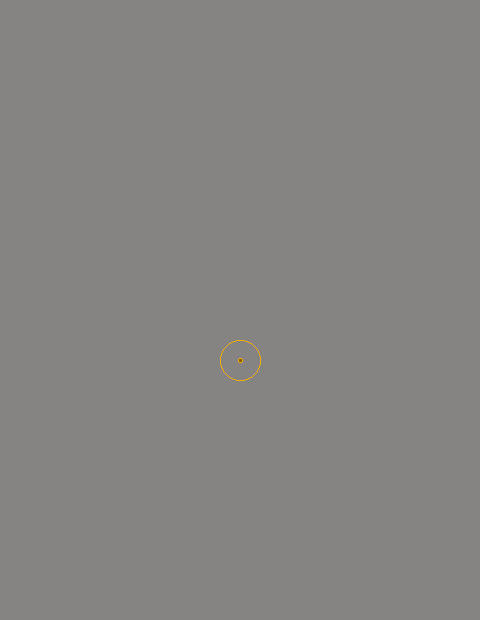
Frame 1 (no input)
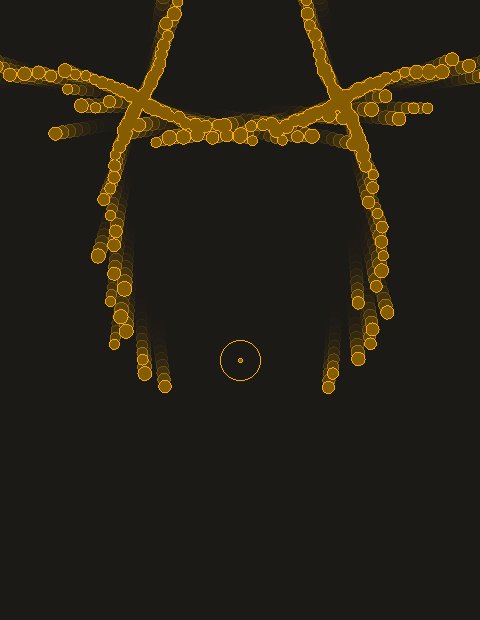
Frame 60 (the mouse pressed at the canvas centre just before this capture)
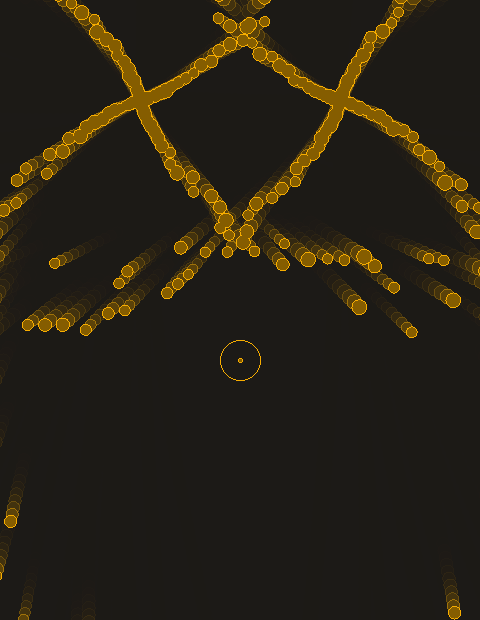
Frame 120 (the mouse held since frame 60 and released just before this capture)

The Processing sketch that drew these frames (run headless with seeded random() and noise(); from frame 60 on, the mouse is pressed at the canvas centre):

// Processing sketch: processing_88869
// ── processing_88869.pde

// Projekt namn: Dodging game
// Name: The nine circles of Bullethell!

float _time_ratio = 1;
boolean _blur_enable = true;
boolean _p_slowdown = true; // Player not immune to time changes!

float tempDir = 0;
float timer = 0;
float shootAt = 1;

ColorControl colors;
Player player;
Projectiles projectiles;

void setup()
{
  size(480, 620);
  frameRate(60);
  noSmooth();
  
  colors = new ColorControl(2);
  player = new Player(width / 2, height / 2 + 50);
  projectiles = new Projectiles();
}

void draw()
{ 
  println("fps: " + str(round(frameRate)) + " time ratio: " + str(_time_ratio)  + " bullets: " + str(projectiles.bullets.size()));
  
  // Movement and collision checking!
  player.move();
  projectiles.moveAll();
  
  // Creation of new projectiles.
  if (_time_ratio > 0)
  {
     if (timer < shootAt)
     {
       timer +=  _time_ratio;
     }
     else
     {
       projectiles.createBullet(width / 2 + 100, 100, 180 + tempDir, 0, random(10, 15), 0.2, ceil(random(6, 7)), random(-0.2, 0.2));
       projectiles.createBullet(width / 2 + 100, 100, 180 + (180 + tempDir), 0, random(10, 15), 0.2, ceil(random(6, 7)), random(-0.2, 0.2));
       projectiles.createBullet(width / 2 + 100, 100, 180 + (90 + tempDir), 0, random(10, 15), 0.2, ceil(random(6, 7)), random(-0.2, 0.2));
       projectiles.createBullet(width / 2 + 100, 100, 180 + (270 + tempDir), 0, random(10, 15), 0.2, ceil(random(6, 7)), random(-0.2, 0.2));
       
       projectiles.createBullet(width / 2 - 100, 100, 180 - tempDir, 0, random(10, 15), 0.2, ceil(random(6, 7)), random(-0.2, 0.2));
       projectiles.createBullet(width / 2 - 100, 100, 180 - (180 + tempDir), 0, random(10, 15), 0.2, ceil(random(6, 7)), random(-0.2, 0.2));
       projectiles.createBullet(width / 2 - 100, 100, 180 - (90 + tempDir), 0, random(10, 15), 0.2, ceil(random(6, 7)), random(-0.2, 0.2));
       projectiles.createBullet(width / 2 - 100, 100, 180 - (270 + tempDir), 0, random(10, 15), 0.2, ceil(random(6, 7)), random(-0.2, 0.2));
       timer = 0;
       tempDir += 1.34;
     }
  }
  
  
  // Changing Color over time!
  colors.step();
  
  // Draw events!
  drawBackground();
  player.draw();
  projectiles.drawAll();
}

void drawBackground()
{
  float opacityRatio = 1;
  pushStyle(); 
  if (_blur_enable)
  {
    opacityRatio = 0.4;
    if (_time_ratio == 0)
    {
      opacityRatio = 0;
    }
  }
  fill(colors.background, opacityRatio * 255);
  noStroke();
  rect(0, 0, width, height);
  popStyle();
}

boolean circleCollision(float x1, float y1, float x2, float y2, float radius1, float radius2)
{
  float distance = dist(x1, y1, x2, y2);
  return radius1/2 + radius2/2 > distance;
}
class Bullet
{
  private float direction;
  private float directionAcc;
  private float speed;
  private float acceleration;
  private float speedLimit;
  private float hitRadius;
  
  private PVector position;
  private PVector velocity;
  private PVector finalVelocity;
  
  private boolean destroy = false;
  
  Bullet(float _x, float _y, float _dir, float _spd, float _size, float _acc, float _spdLimit, float _diracc)
  {
    direction = radians(_dir);
    directionAcc = radians(_diracc);
    speed = _spd;
    acceleration = _acc;
    speedLimit = _spdLimit;
    hitRadius = _size;
    
    position = new PVector(_x, _y);
    velocity = new PVector(cos(direction) * speed, -sin(direction) * speed);
    finalVelocity = new PVector(0, 0);
  } 
  
  public boolean collisionWithPlayer()
  {
    float distance = dist(position.x, position.y, player.position.x, player.position.y);
    return player.hitRadius + hitRadius / 2 > distance;
  }
  
  public boolean outsideRoom()
  {
    return position.x + hitRadius / 2 < 0 || position.x - hitRadius / 2 > width || position.y + hitRadius / 2 < 0 || position.y - hitRadius / 2 > height;
  }
  
  public void move()
  {
    // Changing direction
    direction += directionAcc * _time_ratio;
    
    // Acceleration
    if (acceleration != 0)
    {
      if (acceleration < 0)
      {
        if (speed > speedLimit)
        {
          speed += acceleration * _time_ratio;
        }
        else
        {
          speed = speedLimit;
        }
      }
      else if (acceleration > 0)
      {
        if (speed < speedLimit)
        {
          speed += acceleration * _time_ratio;
        }
        else
        {
          speed = speedLimit;
        }
      }
    }
    
    velocity.set(cos(direction) * speed, -sin(direction) * speed, 0);
    
    // Update Velocity
    finalVelocity.set(velocity.x * _time_ratio, velocity.y * _time_ratio, 0);
    
    // Move
    position.add(finalVelocity);
  }
  
  // Outline and Fill
  public void drawLayer1()
  {
    pushStyle();
    ellipseMode(CENTER);
    fill(colors.fill);
    stroke(colors.outline);
    ellipse(position.x, position.y, hitRadius, hitRadius);
    popStyle();
  }
  
  // Fill
  public void drawLayer2()
  {
    pushStyle();
    ellipseMode(CENTER);
    fill(colors.fill);
    noStroke();
    ellipse(position.x, position.y, hitRadius - 1, hitRadius - 1);
    popStyle();
  }
}
class ColorControl
{
  private int duration = 30;
  private float mergePerStep = 1 / float(duration);
  private float amount = 0;
  
  private color background;
  private color fill;
  private color outline;
  
  private color[][] colorLib = new color[3][3];
  
  public boolean changeColor = false;
  public int newColorIndex = 0;
  public int oldColorIndex = 0;
  
  ColorControl(int _colorIndex)
  {
    newColorIndex = _colorIndex;
    
    // Color Set 1 Andreas Blue
    colorLib[0][0] = #2F2D3E; // Background
    colorLib[0][1] = #50596C; // Fill
    colorLib[0][2] = #FCF2C6; // Outline
    
    // Color Set 2 Blue & pink
    colorLib[1][0] = #1C1A16;
    colorLib[1][1] = #444444;
    colorLib[1][2] = #ffffff;
    
    // Color Set 3 Strange
    colorLib[2][0] = #1C1A16;
    colorLib[2][1] = #855D00;
    colorLib[2][2] = #F7AD00;
    
    background = colorLib[newColorIndex][0];
    fill = colorLib[newColorIndex][1];
    outline = colorLib[newColorIndex][2];
    oldColorIndex = newColorIndex;
  }
  
  public void changeColor(int _colorIndex)
  {
    if (!changeColor && newColorIndex != _colorIndex)
    {
      oldColorIndex = newColorIndex;
      newColorIndex = _colorIndex;
      changeColor = true;
      amount = 0;
    }
  }
  
  public void step()
  {
    if (changeColor)
    {
      background = lerpColor(colorLib[oldColorIndex][0], colorLib[newColorIndex][0], amount);
      fill = lerpColor(colorLib[oldColorIndex][1], colorLib[newColorIndex][1], amount);
      outline = lerpColor(colorLib[oldColorIndex][2], colorLib[newColorIndex][2], amount);
        
      amount += mergePerStep;
      
      if (amount >= 1)
      {
        background = colorLib[newColorIndex][0];
        fill = colorLib[newColorIndex][1];
        outline = colorLib[newColorIndex][2];
        
        changeColor = false;
      } 
    }
  }
}
void keyPressed()
{
  if (key == CODED)
  {
    if (keyCode == UP)
    {
      player.setMove(0, true);
    }
    else if (keyCode == DOWN)
    {
      player.setMove(1, true);
    }    
    else if (keyCode == LEFT)
    {
      player.setMove(2, true);
    }
    else if (keyCode == RIGHT)
    {
      player.setMove(3, true);
    }  
  }
  if (key == 'z' || key == 'Z')
  {
    player.setFocusMode(true);
  }
  if (key == 'x' || key == 'X')
  {
    colors.changeColor(floor(random(3)));
  }
}

void keyReleased()
{
  if (key == CODED)
  {
    if (keyCode == UP)
    {
      player.setMove(0, false);
    }
    else if (keyCode == DOWN)
    {
      player.setMove(1, false);
    }    
    else if (keyCode == LEFT)
    {
      player.setMove(2, false);
    }
    else if (keyCode == RIGHT)
    {
      player.setMove(3, false);
    }  
  }
  if (key == 'z' || key == 'Z')
  {
    player.setFocusMode(false);
  }
}

void mouseDragged()
{
  _time_ratio = (mouseY / float(height));
  if (_time_ratio < 0)
  {
    _time_ratio = 0;
  }
  else if (_time_ratio > 1)
  {
    _time_ratio = 1;
  }
}
class Player
{
  private float hitRadius = 2;

  private PVector position;
  private PVector velocity;
  
  private float normalSpd = 5;
  private float focusSpd = 2.5;
  private float speed = normalSpd;
  
  private boolean moveUp = false;
  private boolean moveDown = false; 
  private boolean moveLeft = false; 
  private boolean moveRight = false; 
  
  Player(int _x, int _y)
  {
    position = new PVector(_x, _y);
    velocity = new PVector(0, 0);
  }
  
  public void setMove(int dir, boolean set)
  {
    switch (dir)
    {
      case 0:
        moveUp = set;
        break;
      case 1:
        moveDown = set;
        break;
      case 2:
        moveLeft = set;
        break;
      case 3:
        moveRight = set;
        break;
    }
  }
  
  public void setFocusMode(boolean focusMode)
  {
    if (focusMode)
    {
      speed = focusSpd;
    }
    else
    {
      speed = normalSpd;
    }
  }
  
  public void move()
  {
    float spd = speed;
    float dx = 0;
    float dy = 0;
    if (_p_slowdown)
    {
      spd *= _time_ratio;
    }
    
    if (!(moveUp && moveDown))
    {
      if (moveUp)
      {
        if ((position.y - hitRadius) - speed > 0)
        {
          dy = -spd;
        }
        else
        {
          position.y = 0 + hitRadius;
        }
      }
      if (moveDown)
      {
        if ((position.y + hitRadius) + speed < height)
        {
          dy = spd;
        }
        else
        {
          position.y = (height - 1) - hitRadius;
        }
      }
    }
    if (!(moveLeft && moveRight))
    {
      if (moveLeft)
      {
        if ((position.x - hitRadius) - speed > 0)
        {
          dx = -spd;
        }
        else
        {
          position.x = 0 + hitRadius;
        }
      }
      if (moveRight)
      {
        if ((position.x + hitRadius) + speed < width)
        {
          dx = spd;
        }
        else
        {
          position.x = (width - 1) - hitRadius;
        }
      }
    }
    velocity.set(dx, dy, 0);
    position.add(velocity);
  }
  
  public void draw()
  {
    pushStyle();
    ellipseMode(CENTER);
    fill(colors.fill);
    stroke(colors.outline);
    ellipse(position.x, position.y, (hitRadius * 2), (hitRadius * 2));
    noFill();
    ellipse(position.x, position.y, speed * (hitRadius * 2) * 2, speed * (hitRadius * 2) * 2);
    popStyle();
  }
}
class Projectiles
{
  public ArrayList bullets = new ArrayList();
  
  public void createBullet(float _x, float _y, float _dir, float _spd, float _size, float _acc, float _accLimit, float _diracc)
  {
    bullets.add(new Bullet(_x, _y, _dir, _spd, _size, _acc, _accLimit, _diracc));
  }
  
  public void destroyAll()
  {
    for (int i = bullets.size() - 1; i >= 0; i--)
    {
      bullets.remove(i);
    }
  }
  
  // This moves and checks collision with player for all projectiles!
  public void moveAll()
  {
    for (int i = bullets.size() - 1; i >= 0; i--)
    {
      Bullet b = (Bullet) bullets.get(i);
      b.move();
      
      // Check wether to destroy or not!
      if (b.outsideRoom() || b.collisionWithPlayer())
      {
        bullets.remove(i);
      }
    }
  }
  
  public void drawAll()
  {
    // Drawing Bullets
    for (int i = 0; i < bullets.size(); i++)
    {
      Bullet b = (Bullet) bullets.get(i);
      b.drawLayer1();
    }  
    for (int i = 0; i < bullets.size(); i++)
    {
      Bullet b = (Bullet) bullets.get(i);
      b.drawLayer2();
    }  
  }
}
